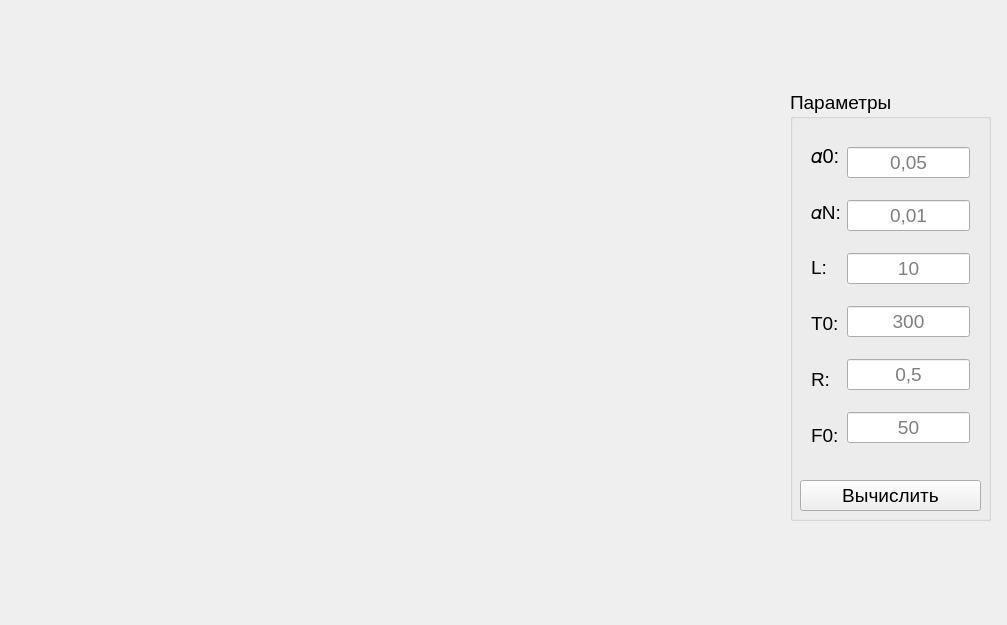
<?xml version="1.0" encoding="UTF-8"?>
<ui version="4.0">
 <class>MainWindow</class>
 <widget class="QMainWindow" name="MainWindow">
  <property name="geometry">
   <rect>
    <x>0</x>
    <y>0</y>
    <width>1007</width>
    <height>625</height>
   </rect>
  </property>
  <property name="windowTitle">
   <string>MainWindow</string>
  </property>
  <widget class="QWidget" name="centralWidget">
   <widget class="QGroupBox" name="groupBox">
    <property name="geometry">
     <rect>
      <x>790</x>
      <y>90</y>
      <width>201</width>
      <height>431</height>
     </rect>
    </property>
    <property name="font">
     <font>
      <pointsize>14</pointsize>
     </font>
    </property>
    <property name="title">
     <string>Параметры</string>
    </property>
    <widget class="QPushButton" name="calculate_button">
     <property name="geometry">
      <rect>
       <x>10</x>
       <y>390</y>
       <width>181</width>
       <height>31</height>
      </rect>
     </property>
     <property name="text">
      <string>Вычислить</string>
     </property>
    </widget>
    <widget class="QWidget" name="horizontalLayoutWidget">
     <property name="geometry">
      <rect>
       <x>10</x>
       <y>30</y>
       <width>181</width>
       <height>351</height>
      </rect>
     </property>
     <layout class="QHBoxLayout" name="horizontalLayout">
      <item>
       <layout class="QVBoxLayout" name="verticalLayout_3">
        <item>
         <widget class="QLabel" name="label">
          <property name="font">
           <font>
            <pointsize>15</pointsize>
           </font>
          </property>
          <property name="text">
           <string>𝛼0:</string>
          </property>
         </widget>
        </item>
        <item>
         <widget class="QLabel" name="label_5">
          <property name="text">
           <string>𝛼N:</string>
          </property>
         </widget>
        </item>
        <item>
         <widget class="QLabel" name="label_4">
          <property name="font">
           <font>
            <italic>false</italic>
           </font>
          </property>
          <property name="text">
           <string>L:</string>
          </property>
         </widget>
        </item>
        <item>
         <widget class="QLabel" name="label_6">
          <property name="text">
           <string>T0:</string>
          </property>
         </widget>
        </item>
        <item>
         <widget class="QLabel" name="label_7">
          <property name="text">
           <string>R:</string>
          </property>
         </widget>
        </item>
        <item>
         <widget class="QLabel" name="label_8">
          <property name="text">
           <string>F0:</string>
          </property>
         </widget>
        </item>
       </layout>
      </item>
      <item>
       <layout class="QVBoxLayout" name="verticalLayout_2">
        <item>
         <widget class="QLineEdit" name="edit_a0">
          <property name="alignment">
           <set>Qt::AlignCenter</set>
          </property>
          <property name="placeholderText">
           <string>0,05</string>
          </property>
         </widget>
        </item>
        <item>
         <widget class="QLineEdit" name="edit_an">
          <property name="alignment">
           <set>Qt::AlignCenter</set>
          </property>
          <property name="placeholderText">
           <string>0,01</string>
          </property>
         </widget>
        </item>
        <item>
         <widget class="QLineEdit" name="edit_len">
          <property name="alignment">
           <set>Qt::AlignCenter</set>
          </property>
          <property name="placeholderText">
           <string>10</string>
          </property>
         </widget>
        </item>
        <item>
         <widget class="QLineEdit" name="edit_T0">
          <property name="alignment">
           <set>Qt::AlignCenter</set>
          </property>
          <property name="placeholderText">
           <string>300</string>
          </property>
         </widget>
        </item>
        <item>
         <widget class="QLineEdit" name="edit_R">
          <property name="alignment">
           <set>Qt::AlignCenter</set>
          </property>
          <property name="placeholderText">
           <string>0,5</string>
          </property>
         </widget>
        </item>
        <item>
         <widget class="QLineEdit" name="edit_F0">
          <property name="alignment">
           <set>Qt::AlignCenter</set>
          </property>
          <property name="placeholderText">
           <string>50</string>
          </property>
         </widget>
        </item>
       </layout>
      </item>
     </layout>
    </widget>
   </widget>
   <widget class="QChartView" name="plot_widget" native="true">
    <property name="geometry">
     <rect>
      <x>10</x>
      <y>10</y>
      <width>761</width>
      <height>601</height>
     </rect>
    </property>
   </widget>
  </widget>
 </widget>
 <layoutdefault spacing="6" margin="11"/>
 <customwidgets>
  <customwidget>
   <class>QChartView</class>
   <extends>QWidget</extends>
   <header location="global">QtCharts</header>
   <container>1</container>
  </customwidget>
 </customwidgets>
 <resources/>
 <connections/>
</ui>
